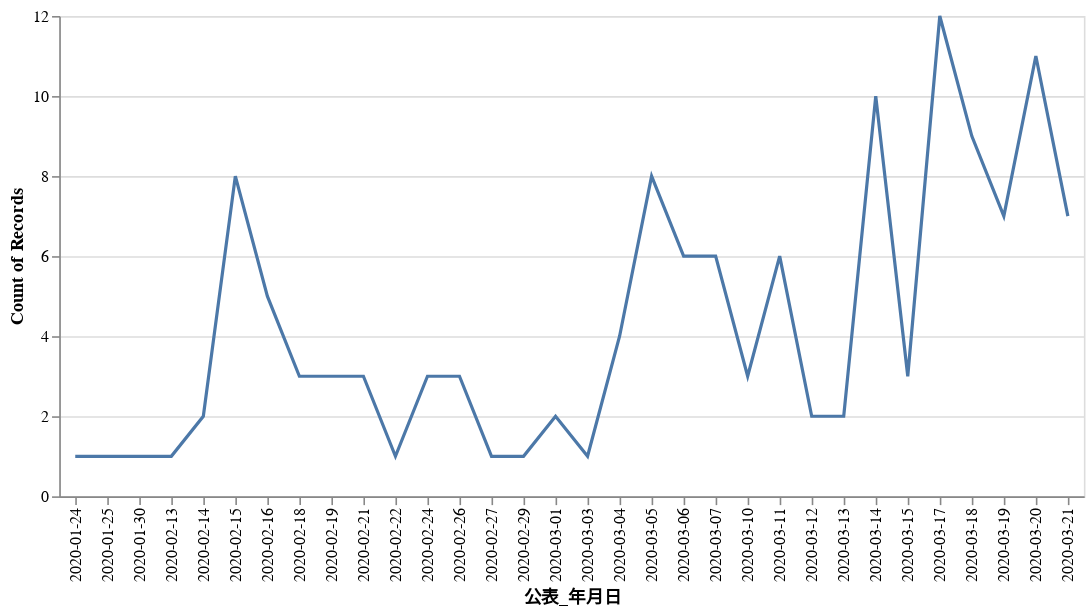

Notebook code for this chart:
### Code cell
alt.Chart(df).mark_line().encode(
    alt.X("公表_年月日"),
    y='count()',
)

### Figure 1 — Vega-Lite specification as saved in the notebook (floating-point values rounded to 4 significant figures; data arrays with more than 128 entries replaced by an {"elided": "..."} marker saying what was removed)
{"config": {"view": {"continuousWidth": 400, "continuousHeight": 300}}, "data": {"name": "data-80f9a6001f25532c6d22858fd1fc390e"}, "mark": "line", "encoding": {"x": {"type": "nominal", "field": "公表_年月日"}, "y": {"type": "quantitative", "aggregate": "count"}}, "$schema": "https://vega.github.io/schema/vega-lite/v4.0.2.json", "datasets": {"data-80f9a6001f25532c6d22858fd1fc390e": {"elided": "136 records"}}}
